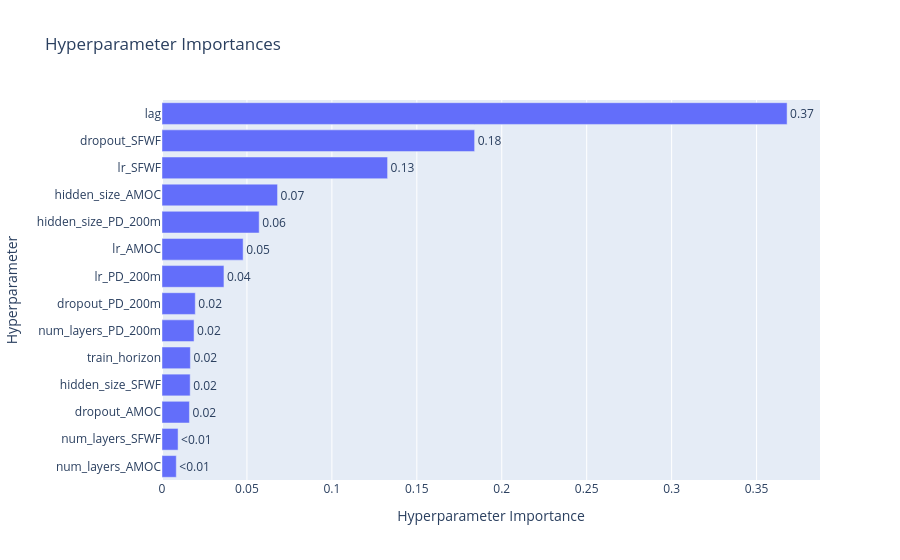
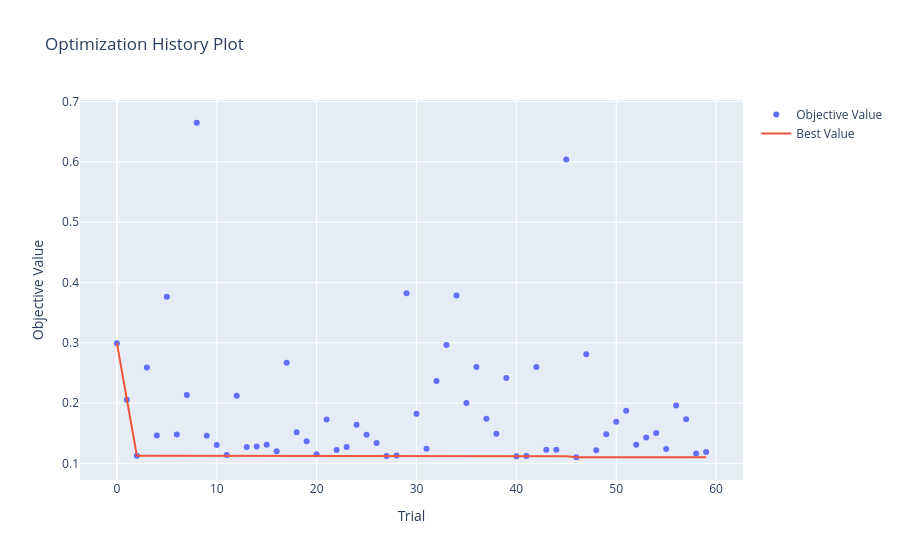
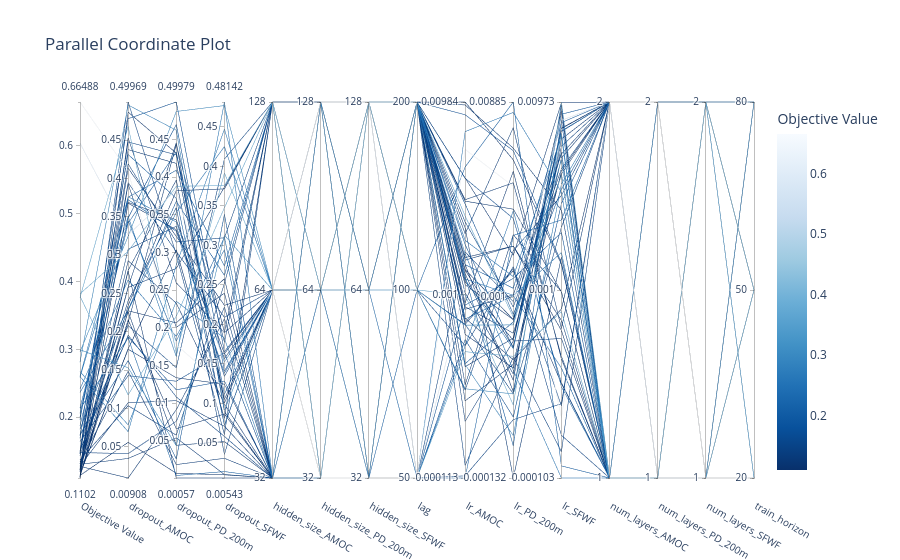
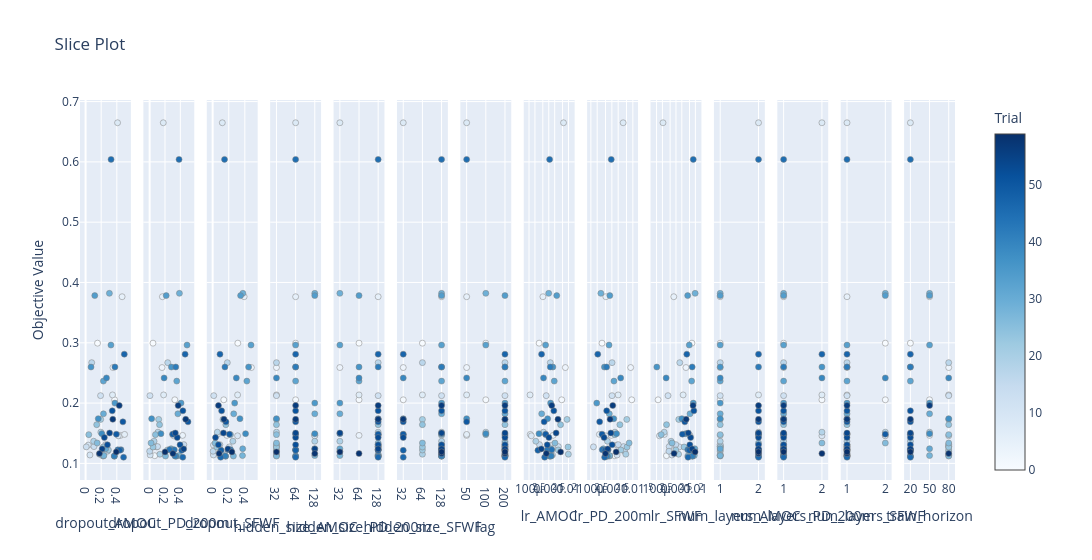

Notebook code for these charts, in order:
### Code cell
import optuna

study = optuna.load_study(
    study_name='rollout_coupled',
    storage='sqlite:///../optuna_rollout.db'
)


# Parameter importance
optuna.visualization.plot_param_importances(study).show()

# Optimization history
optuna.visualization.plot_optimization_history(study).show()

# Parallel coordinate plot (good for seeing interactions)
optuna.visualization.plot_parallel_coordinate(study).show()

# Slice plot (each param vs objective)
optuna.visualization.plot_slice(study).show()
